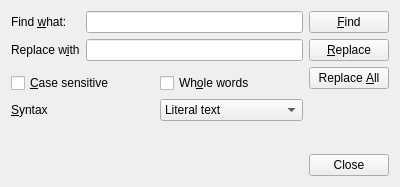
<?xml version="1.0" encoding="UTF-8"?>
<ui version="4.0">
 <class>FindAndReplaceDlg</class>
 <widget class="QDialog" name="FindAndReplaceDlg">
  <property name="geometry">
   <rect>
    <x>0</x>
    <y>0</y>
    <width>400</width>
    <height>187</height>
   </rect>
  </property>
  <property name="windowTitle">
   <string>Find and Replace</string>
  </property>
  <layout class="QHBoxLayout" name="horizontalLayout_3">
   <item>
    <layout class="QVBoxLayout" name="verticalLayout">
     <item>
      <layout class="QGridLayout" name="gridLayout">
       <item row="0" column="0">
        <widget class="QLabel" name="label">
         <property name="text">
          <string>Find &amp;what:</string>
         </property>
         <property name="buddy">
          <cstring>findLineEdit</cstring>
         </property>
        </widget>
       </item>
       <item row="0" column="1">
        <widget class="QLineEdit" name="findLineEdit"/>
       </item>
       <item row="1" column="0">
        <widget class="QLabel" name="label_2">
         <property name="text">
          <string>Replace w&amp;ith</string>
         </property>
         <property name="buddy">
          <cstring>replaceLineEdit</cstring>
         </property>
        </widget>
       </item>
       <item row="1" column="1">
        <widget class="QLineEdit" name="replaceLineEdit"/>
       </item>
      </layout>
     </item>
     <item>
      <widget class="Line" name="line">
       <property name="orientation">
        <enum>Qt::Vertical</enum>
       </property>
      </widget>
     </item>
     <item>
      <layout class="QHBoxLayout" name="horizontalLayout">
       <item>
        <widget class="QCheckBox" name="caseCheckBox">
         <property name="text">
          <string>&amp;Case sensitive</string>
         </property>
        </widget>
       </item>
       <item>
        <widget class="QCheckBox" name="wholeCheckBox">
         <property name="text">
          <string>Wh&amp;ole words</string>
         </property>
        </widget>
       </item>
      </layout>
     </item>
     <item>
      <layout class="QHBoxLayout" name="horizontalLayout_2">
       <item>
        <widget class="QLabel" name="label_3">
         <property name="text">
          <string>&amp;Syntax</string>
         </property>
         <property name="buddy">
          <cstring>syntaxComboBox</cstring>
         </property>
        </widget>
       </item>
       <item>
        <widget class="QComboBox" name="syntaxComboBox">
         <item>
          <property name="text">
           <string>Literal text</string>
          </property>
         </item>
         <item>
          <property name="text">
           <string>Regular expression</string>
          </property>
         </item>
        </widget>
       </item>
      </layout>
     </item>
     <item>
      <spacer name="verticalSpacer">
       <property name="orientation">
        <enum>Qt::Vertical</enum>
       </property>
       <property name="sizeHint" stdset="0">
        <size>
         <width>20</width>
         <height>40</height>
        </size>
       </property>
      </spacer>
     </item>
    </layout>
   </item>
   <item>
    <layout class="QVBoxLayout" name="verticalLayout_2">
     <item>
      <widget class="QPushButton" name="findButton">
       <property name="focusPolicy">
        <enum>Qt::NoFocus</enum>
       </property>
       <property name="text">
        <string>&amp;Find</string>
       </property>
      </widget>
     </item>
     <item>
      <widget class="QPushButton" name="replaceButton">
       <property name="focusPolicy">
        <enum>Qt::NoFocus</enum>
       </property>
       <property name="text">
        <string>&amp;Replace</string>
       </property>
      </widget>
     </item>
     <item>
      <widget class="QPushButton" name="replaceAllButton">
       <property name="focusPolicy">
        <enum>Qt::NoFocus</enum>
       </property>
       <property name="text">
        <string>Replace &amp;All</string>
       </property>
      </widget>
     </item>
     <item>
      <spacer name="verticalSpacer_2">
       <property name="orientation">
        <enum>Qt::Vertical</enum>
       </property>
       <property name="sizeHint" stdset="0">
        <size>
         <width>20</width>
         <height>40</height>
        </size>
       </property>
      </spacer>
     </item>
     <item>
      <widget class="QPushButton" name="closeButton">
       <property name="focusPolicy">
        <enum>Qt::NoFocus</enum>
       </property>
       <property name="text">
        <string>Close</string>
       </property>
      </widget>
     </item>
    </layout>
   </item>
  </layout>
 </widget>
 <resources/>
 <connections>
  <connection>
   <sender>closeButton</sender>
   <signal>clicked()</signal>
   <receiver>FindAndReplaceDlg</receiver>
   <slot>reject()</slot>
   <hints>
    <hint type="sourcelabel">
     <x>358</x>
     <y>167</y>
    </hint>
    <hint type="destinationlabel">
     <x>260</x>
     <y>145</y>
    </hint>
   </hints>
  </connection>
 </connections>
</ui>
